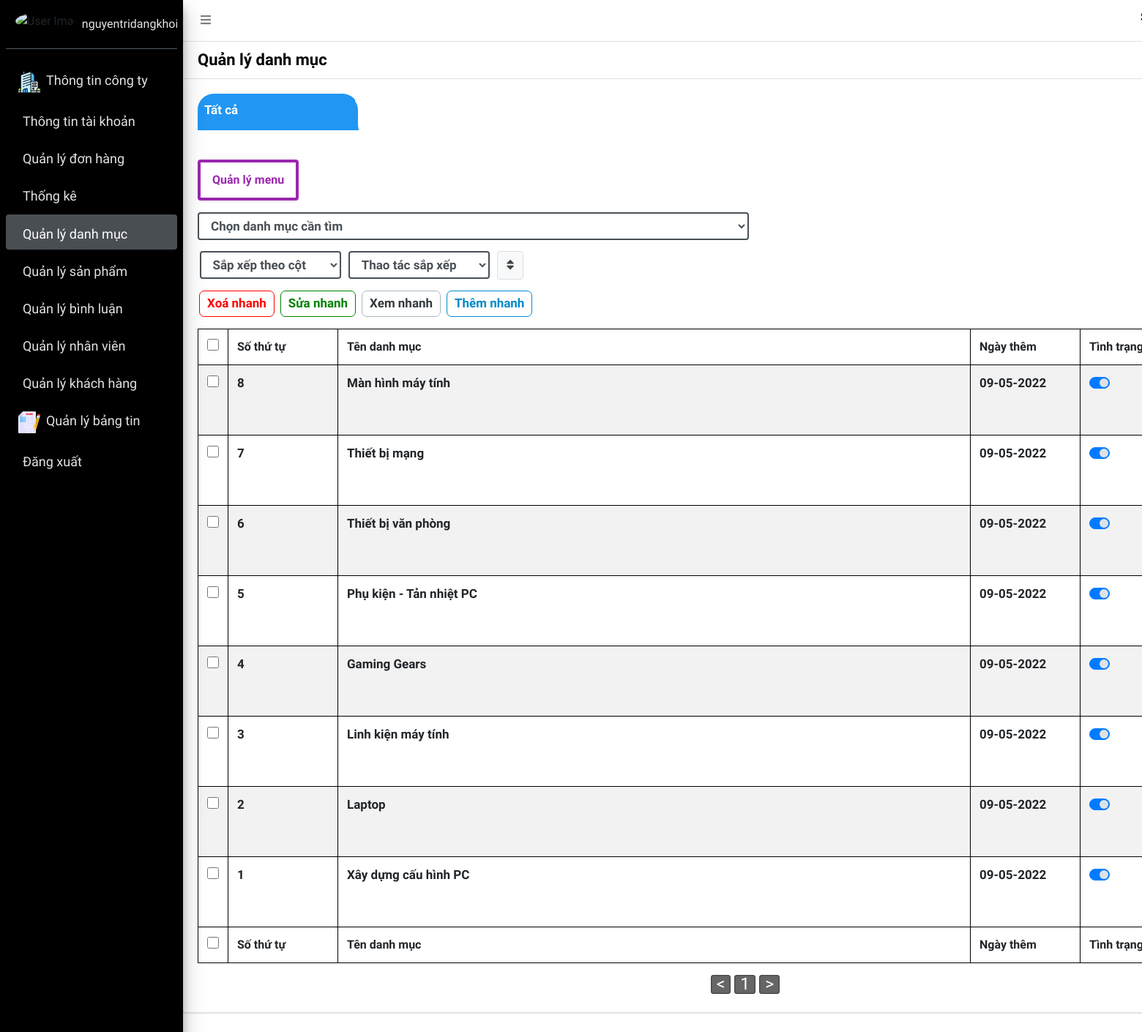
Page /admin/category_manage.php (signed in) on the committed database.
### tables this page shows
CREATE TABLE IF NOT EXISTS `product_type` (
  `id` int(11) NOT NULL AUTO_INCREMENT COMMENT 'Khoá chính tăng tự động dùng để phân biệt các dòng',
  `parent_id` int(11) DEFAULT NULL COMMENT 'Khoá ngoại tham chiếu khoá chính bảng product_type cột id, Gọi là "cha"  (ví dụ Điện thoại > IPhone > IPhone 13) thì Điện thoại là "cha" của IPhone, IPhone là "con" của điện thoại và đồng thời Iphone là "cha" của Iphone 13,Iphone 13 là "con" của Iphone, Điện thoại nằm ở đầu list menu nên dc gọi là "cụ tổ" (root),Menu đa cấp.',
  `name` varchar(255) NOT NULL COMMENT 'Tên menu',
  `img_name` varchar(255) DEFAULT NULL COMMENT 'Đường dẫn icon hiển thị',
  `is_active` int(11) NOT NULL DEFAULT '1',
  `is_delete` int(11) NOT NULL DEFAULT '0' COMMENT '1: Đã xoá, 0: Chưa xoá (nếu đã xoá thì toàn bộ "con" của nó sẽ bị xoá theo)',
  `created_at` datetime NOT NULL DEFAULT CURRENT_TIMESTAMP COMMENT 'Thời điểm dòng dữ liệu này insert vào bảng',
  PRIMARY KEY (`id`),
  KEY `parent_id` (`parent_id`)
);

### admin/category_manage.php (the view, shortened to what the rows shown need)
<?php
    if(is_get_method()) {
        include_once("include/head.meta.php");
        $upt_more = isset($_REQUEST['upt_more']) ? $_REQUEST['upt_more'] : null;
        $parent_id = isset($_REQUEST['parent_id']) ? $_REQUEST['parent_id'] : null;
        $order_by =  "order by id desc";
        $where = "where 1 = 1 and is_delete = 0";
        if($parent_id) {
          $where .= " and parent_id = '$parent_id'";
        }
        else if(!$parent_id){
          $where .= " and parent_id is null";
        }
        $where .= " $order_by";
?>
<link rel="stylesheet" href="css/toastr.min.css">
<div class="container-wrapper" style="margin-left:250px;">
  <div class="container-fluid">
    <section class="content">
      <div class="row">
        <div class="col-12">
          <div class="card">
            <div class="card-body ok-game-start">
              <div id="load-all">
                <link rel="stylesheet" href="css/tab.css">
                      <?php
                        $tab_unique = isset($_REQUEST['tab_unique']) ? $_REQUEST['tab_unique'] : null;
                      ?>
                <div style="display:block;" id="is-load">
                  <div id="btn-file" class="row">
                    <div class="col-12">
                                  <?php
                                    $sql = "select * from product_type where is_delete = 0";
                                    $rows2 = fetch_all(sql_query($sql));
                                    foreach($rows2 as $row2) {
                                  ?>
                                    <option value="<?=$row2['id']?>" <?=$parent_id == $row2['id'] ? "selected" : ""; ?>><?=generate_breadcrumb_menus_4($row2['id']);?></option>
                                  <?php
                                    }
                                  ?>
                      <div class="table-game-start">
                        <table id="table-category_manage" class="table table-bordered table-striped">
                          <thead>
                            <tr style="cursor:pointer;">
                              <th style="width:20px !important;">
                                  <input style="width:16px;height:16px;cursor:pointer" type="checkbox" name="check_all"  onchange="checkedAll()" <?=$upt_more == 1 ? "checked" : "";?>>
                              </th>
                              <th class="th-so-thu-tu w-150">Số thứ tự <span class="sort ml-10"><i class="sort-asc fas fa-arrow-up"></i><i class="sort-desc fas fa-arrow-down"></i></span></th>
                              <th class="th-danh-muc">Tên danh mục <span class="sort ml-10"><i class="sort-asc fas fa-arrow-up"></i><i class="sort-desc fas fa-arrow-down"></i></span></th>
                              <th class="th-ngay-tao w-150">Ngày thêm <span class="sort ml-10"><i class="sort-asc fas fa-arrow-up"></i><i class="sort-desc fas fa-arrow-down"></i></span></th>
                              <th class="w-100">Tình trạng</th>
                            </tr>
                          </thead>
                          <?php
                            $page = isset($_REQUEST['page']) && is_numeric($_REQUEST['page']) && $_REQUEST['page'] > 0 ? $_REQUEST['page'] : 1;
                            $limit = $_SESSION['paging'];
                            $start_page = $limit * ($page - 1);
                            $sql_get_total = "select count(*) as 'countt' from product_type $where";
                            $total = fetch(sql_query($sql_get_total))['countt'];
                            $cnt = 0;
                            $sql_get_product_type = "select * from product_type $where limit $start_page,$limit";
                            $product_types = fetch_all(sql_query($sql_get_product_type));
                          ?>
                          <tbody dt-parent-id="<?=$parent_id ? $parent_id : NULL;?>" dt-items="<?=$total;?>" dt-limit="<?=$limit;?>" dt-page="<?=$page?>" class="list-product-type">
                          <?php foreach($product_types as $product_type) {?>
                            <tr class="parent-type <?=$upt_more == 1 ? "selected" : "";?>" style="cursor:pointer;" id="<?=$product_type["id"];?>">
                              <td>
                                <input <?=$upt_more == 1 ? "checked" : "";?> style="width:16px;height:16px;cursor:pointer" value="<?=$product_type["id"];?>" data-shift="<?=$cnt?>" onclick="shiftCheckedRange()" type="checkbox" name="check_id<?=$product_type["id"];?>">
                              </td>
                              <td class="so-thu-tu" onclick="loadDataInTab('category_manage.php?upt_more=<?=$upt_more;?>&parent_id=<?=$product_type['id'];?>&tab_unique=<?=$tab_unique;?>')">
                                <?=$total - ($start_page + $cnt);?>
                            </td>
                              <?php
                                if($upt_more != 1){
                              ?>
                              <td class="danh-muc" onclick="loadDataInTab('category_manage.php?upt_more=<?=$upt_more;?>&parent_id=<?=$product_type['id'];?>&tab_unique=<?=$tab_unique;?>')"><?=$product_type["name"];?></td>
                              <?php
                                } else {
                              ?>
                              <td class="danh-muc"><input tabindex="<?=$cnt+1;?>" class='kh-inp-ctrl' type="text" name="upt_name" value="<?=$product_type['name'];?>"><span class="text-danger"></span></td>
                              <?php
                                }
                              ?>
                              <td class="ngay-tao" onclick="loadDataInTab('category_manage.php?upt_more=<?=$upt_more;?>&parent_id=<?=$product_type['id'];?>&tab_unique=<?=$tab_unique;?>')"><?=Date("d-m-Y",strtotime($product_type["created_at"]));?></td>
                              <td>
                                <div class="custom-control custom-switch">
                                </div>
                              </td>
                            </tr>
                            <?php
                              $cnt++;
                              }
                            ?>
                          </tbody>
                          <tfoot>
                            <tr>
                              <th><input <?=$upt_more == 1 ? "checked" : "";?> style="width:16px;height:16px;cursor:pointer" type="checkbox" name="check_all" id="" onchange="checkedAll()"></th>
                              <th>Số thứ tự</th>
                              <th>Tên danh mục</th>
                              <th>Ngày thêm</th>
                              <th>Tình trạng</th>
                            </tr>
                          </tfoot>
                        </table>
                      </div>
                    </div>
                  </div>
                </div>
              </div>
            </div>
          </div>
        </div>
      </div>
    </section>
  </div>
</div>
<?php
    include_once("include/footer.php");
?>
<?php
    } else if (is_post_method()) {
      $status = isset($_REQUEST["status"]) ? $_REQUEST["status"] : null;
      $name = isset($_REQUEST["name"]) ? $_REQUEST["name"] : null;
      $id = isset($_REQUEST["id"]) ? $_REQUEST["id"] : null;
      $parent_id = isset($_REQUEST["parent_id"]) ? $_REQUEST["parent_id"] : null;
      if($status == "Delete") {
        $success = "Xoá dữ liệu thành công.";
        $error = "Network has problem. Please reload this page.";
        exec_del_pi_when_del_pt(NULL,$id);
        echo_json(['msg' => 'ok','success' => $success]);
      } else if($status == "Update") {
        $sql_upt = "Update product_type set name = ? where id = ?";
        sql_query($sql_upt,[$name,$id]);
        $dir = "upload/category";
        if(!file_exists($dir)) {
          mkdir($dir, 0777);
          chmod($dir, 0777);
        }
        $dir = "upload/category/" . $id;
        if(!file_exists($dir)) {
          mkdir($dir, 0777);
          chmod($dir, 0777);
        }
        if($_FILES['img_category_file']['name'] != "") {
          $sql_get_old_file = "select img_name from product_type where id = '$id'";
          $old_file = fetch(sql_query($sql_get_old_file))['img_name'];
          if(file_exists($old_file)){
            unlink($old_file);
          }
          $ext = strtolower(pathinfo($_FILES['img_category_file']['name'],PATHINFO_EXTENSION));
          $file_name = md5(rand(1,999999999)). $id . "." . $ext;
          $file_name = str_replace("_","",$file_name);
          $path = $dir . "/" . $file_name ;
          move_uploaded_file($_FILES['img_category_file']['tmp_name'],$path);
          $sql_update = "update product_type set img_name = ? where id = ?";
          sql_query($sql_update,[$path,$id]);
        }
        echo_json(["msg" => "ok"]);
      } else if($status == "Insert") {
          if($parent_id && $parent_id != "undefined") {
            $sql_get_active = "select is_active from product_type where id='$parent_id'";
            $row = fetch(sql_query($sql_get_active));
            $is_active = $row['is_active'] ? $row['is_active'] : 0;
            $sql = "Insert into product_type(name,parent_id,is_active) values(?,?,?)";
            sql_query($sql,[$name,$parent_id,$is_active]);
          } else {
            $sql = "Insert into product_type(name,is_active) values(?,?)";
            sql_query($sql,[$name,1]);
          }
          $insert = ins_id();
          $dir = "upload/category";
          if(!file_exists($dir)) {
            mkdir($dir, 0777);
            chmod($dir, 0777);
          }
          $dir = "upload/category/" . $insert;
          if(!file_exists($dir)) {
            mkdir($dir, 0777);
            chmod($dir, 0777);
          }
          if($_FILES['img_category_file']['name'] != "") {
            $ext = strtolower(pathinfo($_FILES['img_category_file']['name'],PATHINFO_EXTENSION));
            $file_name = md5(rand(1,999999999)). $id . "." . $ext;
            $file_name = str_replace("_","",$file_name);
            $path = $dir . "/" . $file_name ;
            move_uploaded_file($_FILES['img_category_file']['tmp_name'],$path);
            $sql_update = "update product_type set img_name = ? where id = ?";
            sql_query($sql_update,[$path,$insert]);
          }
          echo_json(["msg" => "ok"]);
      } else if($status == "Active") {
        exec_active_all(NULL,$id);
        echo_json(['msg' => 'Active','success' => 'Bạn đã kích hoạt danh mục thành công']);
      } else if($status == "Deactive") {
        exec_deactive_all(NULL,$id);
        echo_json(['msg' => 'Deactive','success' => 'Bạn đã huỷ kích hoạt danh mục thành công']);
      } else if($status == "upt_more") {
        $upt_id = isset($_REQUEST["upt_id"]) ? $_REQUEST["upt_id"] : null;
        $upt_name = isset($_REQUEST["upt_name"]) ? $_REQUEST["upt_name"] : null;
        $sql = "Update product_type set name = ? where id = ?";
        sql_query($sql,[$upt_name,$upt_id]);
        echo_json(["msg" => "ok"]);
      } else if($status == "del_more") {
        $rows = isset($_REQUEST['rows']) ? $_REQUEST['rows'] : null;
        $rows = explode(",",$rows);
        foreach($rows as $row) {
          exec_del_pi_when_del_pt(NULL,$row);
        }
        echo_json(["msg" => "ok"]);
      } else if($status == "ins_more") {
        $ins_name = isset($_REQUEST["ins_name"]) ? $_REQUEST["ins_name"] : null;
        $parent_id = isset($_REQUEST["parent_id"]) ? $_REQUEST["parent_id"] : null;
        $sql_get_active = "select is_active from product_type where id='$parent_id'";
        $row = fetch(sql_query($sql_get_active));
        $is_active = $row['is_active'] ? $row['is_active'] : 0;
        if(!$parent_id || $parent_id == ""){
          $parent_id = null;
        }
        $sql = "Insert into product_type(name,parent_id,is_active) values(?,?,?)";
        sql_query($sql,[$ins_name,$parent_id,$is_active]);
        echo_json(["msg" => "ok"]);
      } else if($status == "ins_all") {
        $ins_name = isset($_REQUEST["ins_name"]) ? $_REQUEST["ins_name"] : null;
        $len = isset($_REQUEST["len"]) ? $_REQUEST["len"] : null;
        $parent_id = isset($_REQUEST["parent_id"]) ? $_REQUEST["parent_id"] : null;
        $sql_get_active = "select is_active from product_type where id='$parent_id'";
        $row = fetch(sql_query($sql_get_active));
        $is_active = $row['is_active'] ? $row['is_active'] : 0;
        if($ins_name) {
          if(!$parent_id || $parent_id == ""){
            $parent_id = null;
          }
          for($i = 0 ; $i < $len ; $i++) {
            $sql = "Insert into product_type(name,parent_id,is_active) values(?,?,?)";
            sql_query($sql,[$ins_name[$i],$parent_id,$is_active]);
          }
        }
        echo_json(["msg" => "ok"]);
      } else if($status == "upt_all") {
        $upt_name = isset($_REQUEST["upt_name"]) ? $_REQUEST["upt_name"] : null;
        $upt_id = isset($_REQUEST["upt_id"]) ? $_REQUEST["upt_id"] : null;
        $len = count($upt_id);
        if($upt_id) {
          for($i = 0 ; $i < $len ; $i++){
            $sql_update = "Update product_type set name = ? where id = ?";
            sql_query($sql_update,[$upt_name[$i],$upt_id[$i]]);
          }
          echo_json(["msg" => "ok"]);
        }
      } else if($status == "saveTabFilter") {
        $_SESSION['category_tab_id'] = isset($_SESSION['category_tab_id']) ? $_SESSION['category_tab_id'] + 1 : 1;
        $tab_name = isset($_SESSION['category_tab_id']) ? "tab_" . $_SESSION['category_tab_id'] : null;
        $tab_urlencode = isset($_REQUEST['tab_urlencode']) ? $_REQUEST['tab_urlencode'] : null;
        $tab_unique = uniqid("tab_");
        $_SESSION['category_manage_tab'] = isset($_SESSION['category_manage_tab']) ? $_SESSION['category_manage_tab'] : [];
        array_push($_SESSION['category_manage_tab'],[
            "tab_unique" => $tab_unique,
            "tab_name" => $tab_name,
            "tab_urlencode" => $tab_urlencode . "&tab_unique=$tab_unique",
        ]);
        echo_json(["msg" => "ok","tab_name" => $tab_name,"tab_index" => count($_SESSION['category_manage_tab']),"tab_urlencode" => $tab_urlencode . "&tab_unique=$tab_unique"]);
      } else if($status == "deleteTabFilter") {
        $index = isset($_REQUEST['index']) ? $_REQUEST['index'] : null;
        $is_active_2 = isset($_REQUEST['is_active_2']) ? $_REQUEST['is_active_2'] : null;
        array_splice($_SESSION['category_manage_tab'],$index,1);
        if(trim($is_active_2) == "") {
            echo_json(["msg" => "ok"]);
        }  else if($is_active_2 == 1) {
            if(array_key_exists($index,$_SESSION['category_manage_tab'])) {
              echo_json(["msg" => "ok","tab_urlencode" => $_SESSION['category_manage_tab'][$index]['tab_urlencode']]);
            } else if(array_key_exists($index - 1,$_SESSION['category_manage_tab'])){
              echo_json(["msg" => "ok","tab_urlencode" => $_SESSION['category_manage_tab'][$index - 1]['tab_urlencode']]);
            } else {
              echo_json(["msg" => "ok","tab_urlencode" => "category_manage.php?tab_unique=all"]);
            }
        }
      } else if($status == "changeTabNameFilter") {
        $index = isset($_REQUEST['index']) ? $_REQUEST['index'] : null;
        $new_tab_name = isset($_REQUEST['new_tab_name']) ? $_REQUEST['new_tab_name'] : null;
        $_SESSION['category_manage_tab'][$index]['tab_name'] = $new_tab_name;
        echo_json(["msg" => "ok","tab_urlencode" => $_SESSION['category_manage_tab'][$index]['tab_urlencode']]);
      }
    }
?>

### rows in the picture
product_type: cnt "8", name "Màn hình máy tính", created_at "09-05-2022"
product_type: cnt "7", name "Thiết bị mạng", created_at "09-05-2022"
product_type: cnt "6", name "Thiết bị văn phòng", created_at "09-05-2022"
product_type: cnt "5", name "Phụ kiện - Tản nhiệt PC", created_at "09-05-2022"
product_type: cnt "4", name "Gaming Gears", created_at "09-05-2022"
product_type: cnt "3", name "Linh kiện máy tính", created_at "09-05-2022"
product_type: cnt "2", name "Laptop", created_at "09-05-2022"
product_type: cnt "1", name "Xây dựng cấu hình PC", created_at "09-05-2022"
